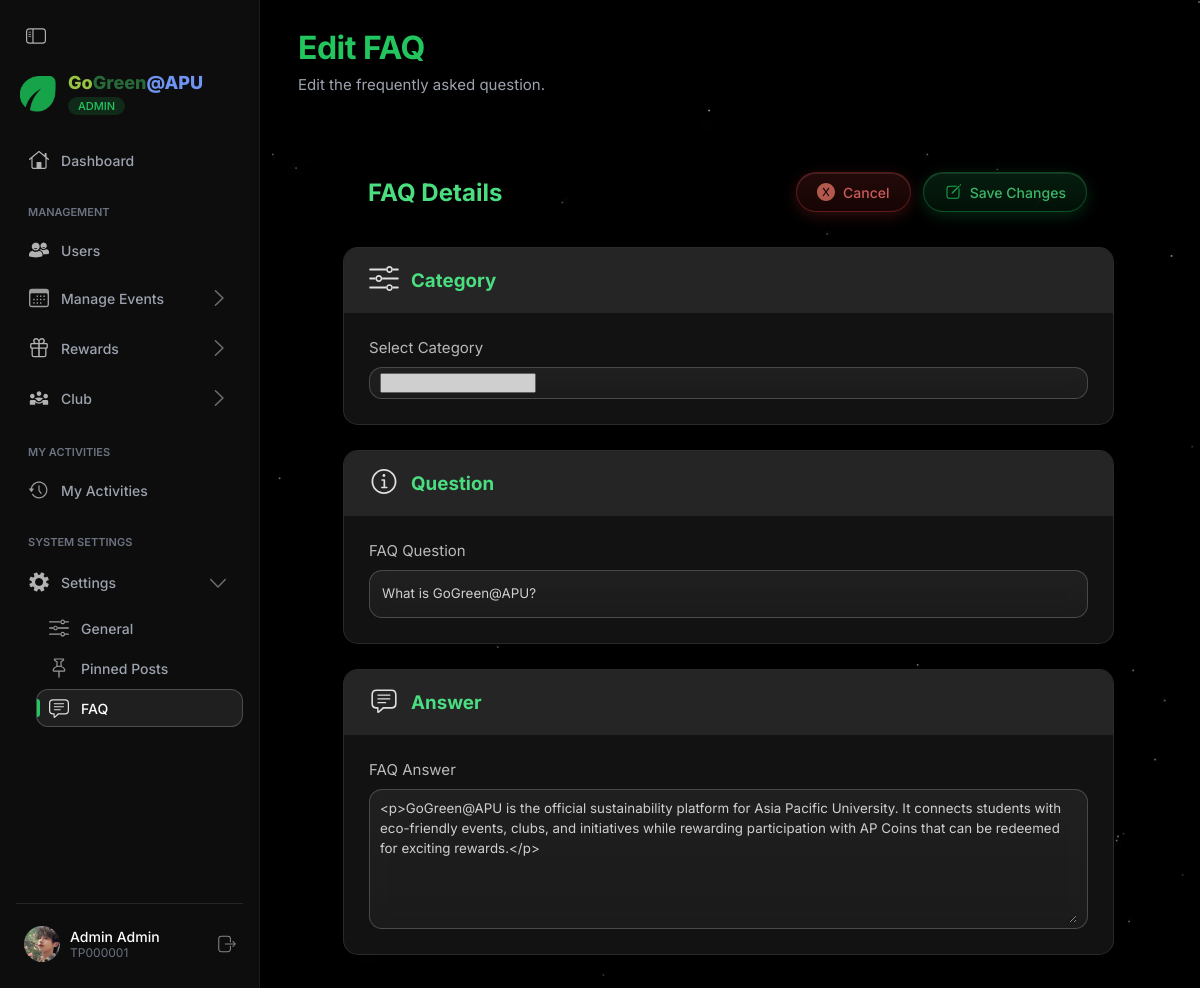
Screenshot of /frontend/admin/system_setting/faq/edit_faq.php?id=1 (signed in) with the database file from the repository.
### tables this page shows
CREATE TABLE `users` (
  `id` bigint(20) NOT NULL,
  `apkey` varchar(15) NOT NULL,
  `password` varchar(200) NOT NULL,
  `role` varchar(20) NOT NULL,
  `first_name` varchar(50) NOT NULL,
  `last_name` varchar(50) NOT NULL,
  `avatar_path` varchar(250) DEFAULT NULL,
  `dob` date NOT NULL,
  `gender` enum('Male','Female') NOT NULL,
  `phone_no` varchar(20) NOT NULL,
  `security_quest1` varchar(100) NOT NULL,
  `security_quest2` varchar(100) NOT NULL,
  `security_quest3` varchar(100) NOT NULL,
  `security_ans1` varchar(100) NOT NULL,
  `security_ans2` varchar(100) NOT NULL,
  `security_ans3` varchar(100) NOT NULL,
  `created_at` datetime NOT NULL DEFAULT CURRENT_TIMESTAMP,
  `updated_at` datetime DEFAULT NULL,
  `last_login` datetime DEFAULT NULL
);

CREATE TABLE `faq` (
  `id` bigint(20) NOT NULL,
  `question` text NOT NULL,
  `answer` text NOT NULL,
  `category` enum('general','events','account','rewards') NOT NULL DEFAULT 'general',
  `category_id` bigint(20) DEFAULT '1',
  `created_at` timestamp NOT NULL DEFAULT CURRENT_TIMESTAMP,
  `created_by` bigint(20) NOT NULL,
  `updated_at` datetime NOT NULL,
  `updated_by` bigint(20) NOT NULL
);

### frontend/admin/system_setting/faq/edit_faq.php (the view, shortened to what this page needs)
<?php
include $_SERVER['DOCUMENT_ROOT'] . '/GoGreen-APU/includes/db_conn.php';
$id = mysqli_real_escape_string($conn, $_GET['id']);
$sql = "SELECT * FROM faq WHERE id = '$id'";
$result = mysqli_query($conn, $sql);
$faq = mysqli_fetch_assoc($result);
$categories = [
    'general' => 'General Questions',
    'events' => 'Events & Registration',
    'account' => 'Account & Profile',
    'rewards' => 'Rewards & AP Coins'
];
?>
<!DOCTYPE html>
<html lang="en">
<head>
    <?php include($_SERVER['DOCUMENT_ROOT'] . '/GoGreen-APU/includes/head.php'); ?>
    <link rel="stylesheet" href="/GoGreen-APU/assets/css/organizer/sidebar.css">
    <link rel="stylesheet" href="/GoGreen-APU/assets/css/organizer/my_events/home.css">
    <link rel="stylesheet" href="/GoGreen-APU/assets/css/organizer/my_events/information.css">
    <link rel="stylesheet" href="/GoGreen-APU/assets/css/admin/faq.css">
</head>
<body>
    <?php
    $page_name = 'settings_faq';
    include($_SERVER['DOCUMENT_ROOT'] . '/GoGreen-APU/frontend/admin/sidebar.php');
    ?>
    <main>
        <div class="page-header">
            <div class="page-header-text">
                <h1>Edit FAQ</h1>
                <p>Edit the frequently asked question.</p>
            </div>
        </div>
        <section class="page-content">
            <form action="/GoGreen-APU/actions/admin/faq/edit_faq.php" method="post" id="edit-faq-form">
                <div class="page-header">
                    <h2>FAQ Details</h2>
                    <div class="header-actions">
                        <a href="index.php" class="btn-discard">
                            <img src="/GoGreen-APU/assets/icons/x.circle.fill.svg" alt="">
                            <span>Cancel</span>
                        </a>
                        <button type="submit" class="btn-save">
                            <img src="/GoGreen-APU/assets/icons/square.and.pencil.svg" alt="">
                            <span>Save Changes</span>
                        </button>
                    </div>
                </div>
                <div class="form-part">
                    <div class="form-part-header">
                        <span><img src="/GoGreen-APU/assets/icons/slider.horizontal.3.svg" alt=""></span>
                        <h3>Category</h3>
                    </div>
                    <div class="form-part-content">
                        <div class="form-field">
                            <label for="category">Select Category</label>
                            <div class="txt-container glass-effect-border">
                                <select name="category" id="category" required>
                                    <?php foreach ($categories as $key => $label): ?>
                                        <option value="<?php echo $key; ?>" <?php echo ($faq['category'] === $key) ? 'selected' : ''; ?>>
                                            <?php echo htmlspecialchars($label); ?>
                                        </option>
                                    <?php endforeach; ?>
                                </select>
                            </div>
                        </div>
                    </div>
                </div>
                <div class="form-part">
                    <div class="form-part-header">
                        <span><img src="/GoGreen-APU/assets/icons/info.circle.svg" alt=""></span>
                        <h3>Question</h3>
                    </div>
                    <div class="form-part-content">
                        <div class="form-field">
                            <label for="question">FAQ Question</label>
                            <div class="txt-container glass-effect-border">
                                <input type="text" name="question" id="question" value="<?php echo htmlspecialchars($faq['question']); ?>" placeholder="Enter the question..." required>
                            </div>
                        </div>
                    </div>
                </div>
                <div class="form-part">
                    <div class="form-part-header">
                        <span><img src="/GoGreen-APU/assets/icons/text.bubble.svg" alt=""></span>
                        <h3>Answer</h3>
                    </div>
                    <div class="form-part-content">
                        <div class="form-field">
                            <label for="answer">FAQ Answer</label>
                            <div class="txt-container glass-effect-border">
                                <textarea name="answer" id="answer" rows="6" placeholder="Enter the answer..." required><?php echo htmlspecialchars($faq['answer']); ?></textarea>
                            </div>
                        </div>
                    </div>
                </div>
            </form>
        </section>
    </main>
</body>
</html>

### frontend/admin/sidebar.php (shortened to what this page needs)
 <?php
    $current_user_id = $_SESSION['user_id'] ?? 0;
    $display_name = "Guest";
    $display_apkey = "TP000000";
    $display_avatar = "profile.jpg";
if ($current_user_id > 0) {
    $sql_sidebar = "SELECT first_name, last_name, apkey, avatar_path FROM users WHERE id = $current_user_id";
    $res_sidebar = mysqli_query($conn, $sql_sidebar);
        if ($res_sidebar && mysqli_num_rows($res_sidebar) > 0) {
            $user_db = mysqli_fetch_assoc($res_sidebar);
            $display_name = trim($user_db['last_name'] . ' ' . $user_db['first_name']);
            $display_apkey = $user_db['apkey'];
            $display_avatar = $user_db['avatar_path'] ?: 'profile.jpg';
        }
    }
    $event_pages = ['my_events', 'event_overview', 'event_info', 'event_participants', 'event_attendance', 'event_certificate', 'event_collaborators', 'event_reports', 'event_report'];
    $reward_pages = ['reward', 'reward_redemption'];
    $club_pages = ['club', 'create_club', 'manage_club'];
    $settings_pages = ['settings', 'settings_general', 'settings_pinned_post', 'settings_faq'];
    $show_event_dropdown = in_array($page_name, $event_pages);
    $show_reward_dropdown = in_array($page_name, $reward_pages);
    $show_club_dropdown = in_array($page_name, $club_pages);
    $show_settings_dropdown = in_array($page_name, $settings_pages);
    ?>
<div id="side_nav">
    <button id="toggle_btn" onclick="switchSidebar()">
        <img src="/GoGreen-APU/assets/icons/navigation/sidebar.leading.svg" alt="Menu">
    </button>
    <div id="logo_sec">
        <img id="logo_img" src="/GoGreen-APU/assets/images/logo/GoGreen@APU icon.svg" alt="Logo">
        <div id="brand_name">
            <span class="title-name">
                <span class="go">Go</span><span class="green">Green</span><span class="apu">@APU</span>
            </span>
            <span id="role_label">Admin</span>
        </div>
    </div>
     <nav>
         <div class="nav_group">
             <a class="menu_link <?php if ($page_name == 'dashboard') {
                                        echo 'active';
                                    } ?>" href="/GoGreen-APU/frontend/admin/index.php">
                 <span class="icon"><img src="/GoGreen-APU/assets/icons/navigation/home.svg" alt="Home"></span>
                 <span class="label">Dashboard</span>
             </a>
         </div>
        <div class="nav_group">
            <span class="group_title">Management</span>
             <div class="dropdown_box">
                 <a class="menu_link parent_link <?php if ($page_name == 'user') {
                                                        echo 'active';
                                                    } ?>" href="/GoGreen-APU/frontend/admin/user/index.php">
                     <span class="icon"><img src="/GoGreen-APU/assets/icons/user.svg" alt="Users"></span>
                     <span class="label">Users</span>
                 </a>
             </div>
             <div class="dropdown_box">
                 <a class="menu_link parent_link <?php if ($page_name == 'my_events') {
                                                        echo 'active';
                                                    } ?>" href="/GoGreen-APU/frontend/admin/event/index.php">
                     <span class="icon"><img src="/GoGreen-APU/assets/icons/my_events.svg" alt="Events"></span>
                     <span class="label">Manage Events</span>
                     <span class="arrow <?php if ($show_event_dropdown) {
                                            echo 'open';
                                        } ?>">
                         <img src="/GoGreen-APU/assets/icons/navigation/chevron.right.svg" alt=">">
                     </span>
                 </a>
             </div>
             <div class="dropdown_box">
                 <a class="menu_link parent_link <?php if ($page_name == 'reward') {
                                                        echo 'active';
                                                    } ?>" href="/GoGreen-APU/frontend/admin/rewards/index.php">
                     <span class="icon"><img src="/GoGreen-APU/assets/icons/navigation/rewards.svg" alt="Rewards"></span>
                     <span class="label">Rewards</span>
                     <span class="arrow <?php if ($show_reward_dropdown) {
                                            echo 'open';
                                        } ?>">
                         <img src="/GoGreen-APU/assets/icons/navigation/chevron.right.svg" alt=">">
                     </span>
                 </a>
             </div>
             <div class="dropdown_box">
                 <a class="menu_link parent_link <?php if ($page_name == 'club') {
                                                        echo 'active';
                                                    } ?>" href="/GoGreen-APU/frontend/admin/club/index.php">
                     <span class="icon"><img
                             src="/GoGreen-APU/assets/icons/diversity_3_1000dp_1F1F1F_FILL0_wght400_GRAD0_opsz48.svg"
                             alt="Club"></span>
                     <span class="label">Club</span>
                     <span class="arrow <?php if ($show_club_dropdown) {
                                            echo 'open';
                                        } ?>">
                         <img src="/GoGreen-APU/assets/icons/navigation/chevron.right.svg" alt=">">
                     </span>
                 </a>
             </div>
        </div>
         <div class="nav_group">
             <span class="group_title">My Activities</span>
             <a class="menu_link <?php if ($page_name == 'my_activities') {
                                        echo 'active';
                                    } ?>" href="/GoGreen-APU/frontend/admin/my_activities/index.php">
                 <span class="icon"><img
                         src="/GoGreen-APU/assets/icons/clock.arrow.trianglehead.counterclockwise.rotate.90.svg"
                         alt="Activities"></span>
                 <span class="label">My Activities</span>
             </a>
         </div>
        <div class="nav_group">
            <span class="group_title">System Settings</span>
             <div class="dropdown_box">
                 <a class="menu_link parent_link <?php if ($page_name == 'settings') {
                                                        echo 'active';
                                                    } ?>" href="/GoGreen-APU/frontend/admin/system_setting/general/index.php">
                     <span class="icon"><img src="/GoGreen-APU/assets/icons/settings.svg" alt="Settings"></span>
                     <span class="label">Settings</span>
                     <span class="arrow <?php if ($show_settings_dropdown) {
                                            echo 'open';
                                        } ?>">
                         <img src="/GoGreen-APU/assets/icons/navigation/chevron.right.svg" alt=">">
                     </span>
                 </a>
                 <div class="sub_menu <?php if ($show_settings_dropdown) {
                                            echo 'show';
                                        } ?>">
                     <a class="menu_link <?php if ($page_name == 'settings_general') {
                                                echo 'active';
                                            } ?>" href="/GoGreen-APU/frontend/admin/system_setting/general/index.php">
                         <span class="icon"><img src="/GoGreen-APU/assets/icons/slider.horizontal.3.svg"
                                 alt="General"></span>
                         <span class="label">General</span>
                     </a>
                     <a class="menu_link <?php if ($page_name == 'settings_pinned_post') {
                                                echo 'active';
                                            } ?>" href="/GoGreen-APU/frontend/admin/system_setting/pinned_post/index.php">
                         <span class="icon"><img src="/GoGreen-APU/assets/icons/pin.svg" alt="Pinned"></span>
                         <span class="label">Pinned Posts</span>
                     </a>
                     <a class="menu_link <?php if ($page_name == 'settings_faq') {
                                                echo 'active';
                                            } ?>" href="/GoGreen-APU/frontend/admin/system_setting/faq/index.php">
                         <span class="icon"><img src="/GoGreen-APU/assets/icons/text.bubble.svg" alt="FAQ"></span>
                         <span class="label">FAQ</span>
                     </a>
                 </div>
             </div>
         </div>
     </nav>
     <div id="bottom_profile">
         <a class="<?php echo ($page_name == 'profile') ? 'active' : ''; ?>" href="/GoGreen-APU/frontend/admin/account/index.php">
             <img class="usr_pic" src="/GoGreen-APU/assets/images/profile/<?php echo $display_avatar; ?>" alt="Profile">
             <div class="usr_info">
                 <span class="name"><?php echo htmlspecialchars($display_name); ?></span>
                 <span class="id_num"><?php echo htmlspecialchars($display_apkey); ?></span>
             </div>
         </a>
         <a class="out_btn" href="/GoGreen-APU/actions/logout.php">
             <img src="/GoGreen-APU/assets/icons/navigation/logout.svg" alt="Logout">
         </a>
     </div>
</div>

### rows the page displays
users: avatar_path (picture), display_name "Admin Admin", apkey "TP000001"
faq: category "General Questions", question "What is GoGreen@APU?", answer "<p>GoGreen@APU is the official sustainability platform for Asia Pacific University. It connects students with eco-friendly events, clubs, and initiatives while rewarding participation with AP Coins that can be redeemed for exciting rewards.</p>"
